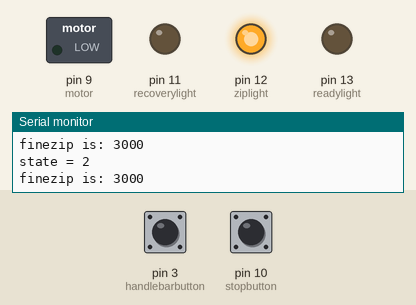
Recording of a sketch running on a simulated Arduino Uno, built with avr-gcc and run on an emulated ATmega328P. Shown: switched loads named in the sketch (green lamp = pin HIGH), output pins drawn as LEDs (lit = HIGH), the last lines printed to the serial monitor. Inputs (shaded band) come from the test bench; at power-on: pin 3 (handlebarbutton) HIGH, pin 10 (stopbutton) HIGH.

Above: at 1.2 s.
1.3 s: pin 3 (handlebarbutton) pulled LOW for 0.15 s
2.9 s: pin 3 (handlebarbutton) pulled LOW for 1 s
At 3.91 s:
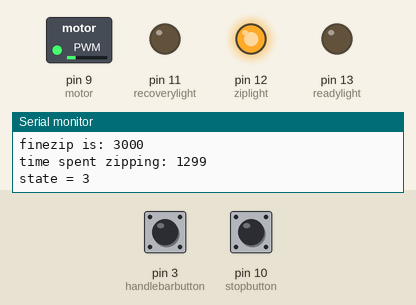
5.4 s: pin 3 (handlebarbutton) pulled LOW for 3.2 s
At 6.5 s:
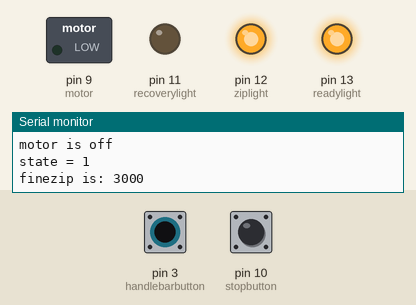
Timing chart, 0 to 10.1 s (numbered marks = the images above; inputs shaded):
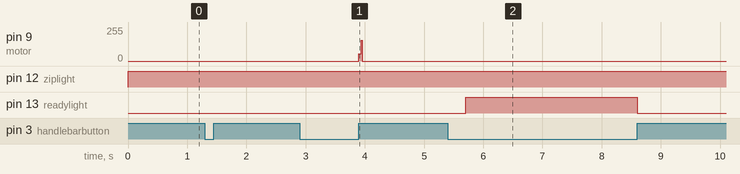

Measured:
- after the input at 2.9 s, pin 9 (motor): 0/255 → 55/255 after 1.0 s, → 155/255 0.04 s later, → 0/255 0.01 s later
- after the input at 5.4 s, pin 13 (readylight): LOW → HIGH after 0.30 s, → LOW 2.9 s later

The sketch:

ZIPLINEwithRTS.ino
```cpp
//yayy
//this script could possibly be for the return to start function so the motor only turns on when that button is pressed. I dont know if this will work but I tried.
#define READY 1
#define ZIPPING 2              //don't know what this is for but seems important
#define RECOVERY 3
int motor = 9;
int handlebarbutton = 3;
int stopbutton = 10;        //changed the stop button to pin 10 instead of 11
int stopbuttonvalue;
int handlebarbuttonvalue;
int state = READY;
int readylight = 13;
int ziplight = 12;        // ziplight to 11
int recoverylight = 11;    //recoveryled to 12
unsigned long currenttime;
unsigned long aftertime;
unsigned long clocktime;
long finezip = 3000;

void starttime(){
  currenttime = millis();
}

void gettime(){
  aftertime = millis();
  clocktime = aftertime - currenttime;
}

void checkbuttons(){
  handlebarbuttonvalue = digitalRead(handlebarbutton);
  stopbuttonvalue = digitalRead(stopbutton);
}

void setup(){
  pinMode(motor, OUTPUT);
  pinMode(handlebarbutton, INPUT_PULLUP);
  pinMode(stopbutton, INPUT_PULLUP);
  pinMode(readylight, OUTPUT);
  pinMode(ziplight, OUTPUT);    //set the leds to output
  pinMode(recoverylight, OUTPUT);
  Serial.begin(9600);
}


void loop(){
//------------------------------------------------------------------READY------------------------------------------------------------------------------------------------------------
  Serial.print("state = "), Serial.println(state);
  Serial.print("finezip is: "), Serial.println(finezip);
  if (state == READY){
    checkbuttons();
    digitalWrite(motor, LOW);
    digitalWrite(readylight, HIGH);
    while (handlebarbuttonvalue == 0){    // changed HBBV from 1 to 0
      handlebarbuttonvalue = digitalRead(handlebarbutton);
    }
    starttime();
    state = ZIPPING;
    digitalWrite(readylight, LOW);
    digitalWrite(ziplight, HIGH);           //turn on the zipping light
    delay(100);   //helps the button not go wack
  }


//-------------------------------------------------------------------ZIPPING-----------------------------------------------------------------------------------------------------------------------
  else if (state == ZIPPING){
    while (handlebarbuttonvalue == 1){        //changed HBBV from 0 to 1
      handlebarbuttonvalue = digitalRead(handlebarbutton);
    }
    gettime();
    Serial.print("time spent zipping: "), Serial.println(clocktime);

    while (handlebarbuttonvalue == 0){
      handlebarbuttonvalue = digitalRead(handlebarbutton);
    }
    while(handlebarbuttonvalue == 1){
      handlebarbuttonvalue = digitalRead(handlebarbutton);
    }
    delay(1000);
    state = RECOVERY;
  }

//--------------------------------------------------------------------RECOVERY--------------------------------------------------------------------------------------------------------
  else if (state == RECOVERY){         //Theres 3 stages to recovery, speed up the motor, go at full speed for a time (depending on how long they zipped), and finally go to half power untill its stopped.
    for (int i = 55; i <= 255; i++){     //this speeds up the motor slowly-------------- if want to start at a higher voltage then set i = larger num
      analogWrite(motor, i);
      delay(15);
      checkbuttons();
      if (stopbuttonvalue == 0 or handlebarbuttonvalue == 1){     //changed HBBV from 0 to 1
        break;
      }
    }

    starttime();
    clocktime = currenttime + clocktime + finezip;             //finezip will determine how long it goes at full speed and then switch to half speed
    currenttime = clocktime - currenttime;
    Serial.print("recovery time in normal: "), Serial.println(currenttime);
    Serial.print("recovery time in millis(): "), Serial.println(clocktime);
    Serial.println("full speed");

    while (stopbuttonvalue == 1 and handlebarbuttonvalue == 0 and currenttime < clocktime){     //changed HBBV from 1 to 0
      checkbuttons();
      starttime();
      if (stopbuttonvalue == 0 or handlebarbuttonvalue == 1){     //changed HBBV from 0 to 1
        finezip = finezip - 500;
      }
    }

    analogWrite(motor, 155);      //put motor at half speed-----------------------------
    Serial.println("half speed");
    starttime();

    while(stopbuttonvalue == 1 and handlebarbuttonvalue == 0){    //changed HBBV from 1 to 0
      checkbuttons();
      if (stopbuttonvalue == 0 or handlebarbuttonvalue == 1){     //changed HBBV from 0 to 1
        gettime();
        Serial.print("half speed time: "), Serial.println(clocktime);
        if (clocktime > 4000){     //this is stating that if half speed has been going for to long then cut some time so it gets to half speed quicker
          finezip = finezip + 500;
        }
      }
    }

    digitalWrite(motor, LOW);             //stop motor
    Serial.println("motor is off");
    digitalWrite(recoverylight, LOW);      //turn the recoverylight off
    while (handlebarbuttonvalue == 1){
      handlebarbuttonvalue = digitalRead(handlebarbutton);
    }
    delay(300);
    state = READY;
 }
}
```
